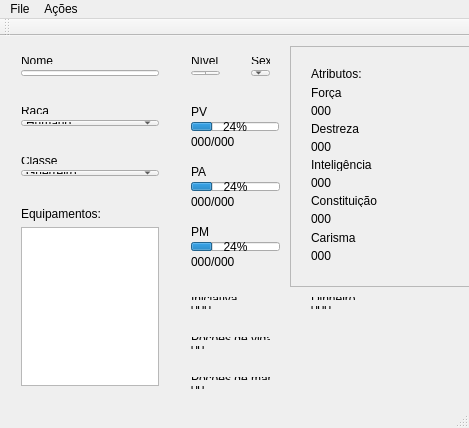
<?xml version="1.0" encoding="UTF-8"?>
<ui version="4.0">
 <class>MainWindow</class>
 <widget class="QMainWindow" name="MainWindow">
  <property name="geometry">
   <rect>
    <x>0</x>
    <y>0</y>
    <width>469</width>
    <height>428</height>
   </rect>
  </property>
  <property name="windowTitle">
   <string>MainWindow</string>
  </property>
  <widget class="QWidget" name="centralWidget">
   <widget class="QWidget" name="verticalLayoutWidget">
    <property name="geometry">
     <rect>
      <x>10</x>
      <y>10</y>
      <width>160</width>
      <height>41</height>
     </rect>
    </property>
    <layout class="QVBoxLayout" name="verticalLayout">
     <item>
      <widget class="QLabel" name="label">
       <property name="text">
        <string>Nome</string>
       </property>
      </widget>
     </item>
     <item>
      <widget class="QLineEdit" name="lineEdit"/>
     </item>
    </layout>
   </widget>
   <widget class="QWidget" name="verticalLayoutWidget_2">
    <property name="geometry">
     <rect>
      <x>10</x>
      <y>60</y>
      <width>160</width>
      <height>41</height>
     </rect>
    </property>
    <layout class="QVBoxLayout" name="verticalLayout_2">
     <item>
      <widget class="QLabel" name="label_2">
       <property name="text">
        <string>Raça</string>
       </property>
      </widget>
     </item>
     <item>
      <widget class="QComboBox" name="comboBox">
       <item>
        <property name="text">
         <string>Humano</string>
        </property>
       </item>
       <item>
        <property name="text">
         <string>Elfo</string>
        </property>
       </item>
       <item>
        <property name="text">
         <string>Orc</string>
        </property>
       </item>
       <item>
        <property name="text">
         <string>Anão</string>
        </property>
       </item>
       <item>
        <property name="text">
         <string>Gigante</string>
        </property>
       </item>
      </widget>
     </item>
    </layout>
   </widget>
   <widget class="QWidget" name="verticalLayoutWidget_3">
    <property name="geometry">
     <rect>
      <x>10</x>
      <y>110</y>
      <width>160</width>
      <height>41</height>
     </rect>
    </property>
    <layout class="QVBoxLayout" name="verticalLayout_3">
     <item>
      <widget class="QLabel" name="label_3">
       <property name="text">
        <string>Classe</string>
       </property>
      </widget>
     </item>
     <item>
      <widget class="QComboBox" name="comboBox_2">
       <item>
        <property name="text">
         <string>Guerreiro</string>
        </property>
       </item>
       <item>
        <property name="text">
         <string>Arqueiro</string>
        </property>
       </item>
       <item>
        <property name="text">
         <string>Ladino</string>
        </property>
       </item>
       <item>
        <property name="text">
         <string>Druida</string>
        </property>
       </item>
       <item>
        <property name="text">
         <string>Bruxo</string>
        </property>
       </item>
      </widget>
     </item>
    </layout>
   </widget>
   <widget class="QWidget" name="verticalLayoutWidget_4">
    <property name="geometry">
     <rect>
      <x>180</x>
      <y>10</y>
      <width>51</width>
      <height>41</height>
     </rect>
    </property>
    <layout class="QVBoxLayout" name="verticalLayout_4">
     <item>
      <widget class="QLabel" name="label_4">
       <property name="text">
        <string>Nível</string>
       </property>
      </widget>
     </item>
     <item>
      <widget class="QSpinBox" name="spinBox"/>
     </item>
    </layout>
   </widget>
   <widget class="QWidget" name="verticalLayoutWidget_5">
    <property name="geometry">
     <rect>
      <x>240</x>
      <y>10</y>
      <width>41</width>
      <height>41</height>
     </rect>
    </property>
    <layout class="QVBoxLayout" name="verticalLayout_5">
     <item>
      <widget class="QLabel" name="label_5">
       <property name="text">
        <string>Sexo</string>
       </property>
      </widget>
     </item>
     <item>
      <widget class="QComboBox" name="comboBox_3">
       <item>
        <property name="text">
         <string>M</string>
        </property>
       </item>
       <item>
        <property name="text">
         <string>F</string>
        </property>
       </item>
      </widget>
     </item>
    </layout>
   </widget>
   <widget class="QWidget" name="verticalLayoutWidget_6">
    <property name="geometry">
     <rect>
      <x>180</x>
      <y>60</y>
      <width>110</width>
      <height>61</height>
     </rect>
    </property>
    <layout class="QVBoxLayout" name="verticalLayout_6">
     <item>
      <widget class="QLabel" name="label_6">
       <property name="text">
        <string>PV</string>
       </property>
      </widget>
     </item>
     <item>
      <widget class="QProgressBar" name="progressBar">
       <property name="value">
        <number>24</number>
       </property>
      </widget>
     </item>
     <item>
      <widget class="QLabel" name="label_7">
       <property name="text">
        <string>000/000</string>
       </property>
      </widget>
     </item>
    </layout>
   </widget>
   <widget class="QWidget" name="verticalLayoutWidget_7">
    <property name="geometry">
     <rect>
      <x>180</x>
      <y>120</y>
      <width>111</width>
      <height>61</height>
     </rect>
    </property>
    <layout class="QVBoxLayout" name="verticalLayout_7">
     <item>
      <widget class="QLabel" name="label_8">
       <property name="text">
        <string>PA</string>
       </property>
      </widget>
     </item>
     <item>
      <widget class="QProgressBar" name="progressBar_2">
       <property name="value">
        <number>24</number>
       </property>
      </widget>
     </item>
     <item>
      <widget class="QLabel" name="label_9">
       <property name="text">
        <string>000/000</string>
       </property>
      </widget>
     </item>
    </layout>
   </widget>
   <widget class="QWidget" name="verticalLayoutWidget_8">
    <property name="geometry">
     <rect>
      <x>180</x>
      <y>180</y>
      <width>111</width>
      <height>61</height>
     </rect>
    </property>
    <layout class="QVBoxLayout" name="verticalLayout_8">
     <item>
      <widget class="QLabel" name="label_10">
       <property name="text">
        <string>PM</string>
       </property>
      </widget>
     </item>
     <item>
      <widget class="QProgressBar" name="progressBar_3">
       <property name="value">
        <number>24</number>
       </property>
      </widget>
     </item>
     <item>
      <widget class="QLabel" name="label_11">
       <property name="text">
        <string>000/000</string>
       </property>
      </widget>
     </item>
    </layout>
   </widget>
   <widget class="QFrame" name="frame">
    <property name="geometry">
     <rect>
      <x>290</x>
      <y>10</y>
      <width>181</width>
      <height>241</height>
     </rect>
    </property>
    <property name="frameShape">
     <enum>QFrame::StyledPanel</enum>
    </property>
    <property name="frameShadow">
     <enum>QFrame::Raised</enum>
    </property>
    <widget class="QWidget" name="verticalLayoutWidget_9">
     <property name="geometry">
      <rect>
       <x>10</x>
       <y>10</y>
       <width>160</width>
       <height>217</height>
      </rect>
     </property>
     <layout class="QVBoxLayout" name="verticalLayout_9">
      <item>
       <layout class="QVBoxLayout" name="verticalLayout_18">
        <item>
         <widget class="QLabel" name="label_12">
          <property name="text">
           <string>Atributos:</string>
          </property>
         </widget>
        </item>
       </layout>
      </item>
      <item>
       <layout class="QVBoxLayout" name="verticalLayout_17">
        <item>
         <widget class="QLabel" name="label_13">
          <property name="text">
           <string>Força</string>
          </property>
         </widget>
        </item>
        <item>
         <widget class="QLabel" name="label_20">
          <property name="text">
           <string>000</string>
          </property>
         </widget>
        </item>
       </layout>
      </item>
      <item>
       <layout class="QVBoxLayout" name="verticalLayout_16">
        <item>
         <widget class="QLabel" name="label_14">
          <property name="text">
           <string>Destreza</string>
          </property>
         </widget>
        </item>
        <item>
         <widget class="QLabel" name="label_21">
          <property name="text">
           <string>000</string>
          </property>
         </widget>
        </item>
       </layout>
      </item>
      <item>
       <layout class="QVBoxLayout" name="verticalLayout_15">
        <item>
         <widget class="QLabel" name="label_15">
          <property name="text">
           <string>Inteligência</string>
          </property>
         </widget>
        </item>
        <item>
         <widget class="QLabel" name="label_22">
          <property name="text">
           <string>000</string>
          </property>
         </widget>
        </item>
       </layout>
      </item>
      <item>
       <layout class="QVBoxLayout" name="verticalLayout_11">
        <item>
         <widget class="QLabel" name="label_16">
          <property name="text">
           <string>Constituição</string>
          </property>
         </widget>
        </item>
        <item>
         <widget class="QLabel" name="label_23">
          <property name="text">
           <string>000</string>
          </property>
         </widget>
        </item>
       </layout>
      </item>
      <item>
       <layout class="QVBoxLayout" name="verticalLayout_10">
        <item>
         <widget class="QLabel" name="label_17">
          <property name="text">
           <string>Carisma</string>
          </property>
         </widget>
        </item>
        <item>
         <widget class="QLabel" name="label_24">
          <property name="text">
           <string>000</string>
          </property>
         </widget>
        </item>
       </layout>
      </item>
     </layout>
    </widget>
   </widget>
   <widget class="QWidget" name="verticalLayoutWidget_16">
    <property name="geometry">
     <rect>
      <x>180</x>
      <y>250</y>
      <width>101</width>
      <height>34</height>
     </rect>
    </property>
    <layout class="QVBoxLayout" name="verticalLayout_19">
     <item>
      <widget class="QLabel" name="label_18">
       <property name="text">
        <string>Iniciativa</string>
       </property>
      </widget>
     </item>
     <item>
      <widget class="QLabel" name="label_19">
       <property name="text">
        <string>000</string>
       </property>
      </widget>
     </item>
    </layout>
   </widget>
   <widget class="QWidget" name="verticalLayoutWidget_17">
    <property name="geometry">
     <rect>
      <x>10</x>
      <y>160</y>
      <width>160</width>
      <height>201</height>
     </rect>
    </property>
    <layout class="QVBoxLayout" name="verticalLayout_20">
     <item>
      <widget class="QLabel" name="label_25">
       <property name="text">
        <string>Equipamentos:</string>
       </property>
      </widget>
     </item>
     <item>
      <widget class="QListWidget" name="listWidget"/>
     </item>
    </layout>
   </widget>
   <widget class="QWidget" name="verticalLayoutWidget_18">
    <property name="geometry">
     <rect>
      <x>180</x>
      <y>290</y>
      <width>101</width>
      <height>34</height>
     </rect>
    </property>
    <layout class="QVBoxLayout" name="verticalLayout_22">
     <item>
      <widget class="QLabel" name="label_28">
       <property name="text">
        <string>Poções de vida</string>
       </property>
      </widget>
     </item>
     <item>
      <widget class="QLabel" name="label_29">
       <property name="text">
        <string>00</string>
       </property>
      </widget>
     </item>
    </layout>
   </widget>
   <widget class="QWidget" name="verticalLayoutWidget_19">
    <property name="geometry">
     <rect>
      <x>180</x>
      <y>330</y>
      <width>101</width>
      <height>34</height>
     </rect>
    </property>
    <layout class="QVBoxLayout" name="verticalLayout_23">
     <item>
      <widget class="QLabel" name="label_30">
       <property name="text">
        <string>Poções de mana</string>
       </property>
      </widget>
     </item>
     <item>
      <widget class="QLabel" name="label_31">
       <property name="text">
        <string>00</string>
       </property>
      </widget>
     </item>
    </layout>
   </widget>
   <widget class="QWidget" name="verticalLayoutWidget_20">
    <property name="geometry">
     <rect>
      <x>300</x>
      <y>250</y>
      <width>101</width>
      <height>34</height>
     </rect>
    </property>
    <layout class="QVBoxLayout" name="verticalLayout_21">
     <item>
      <widget class="QLabel" name="label_26">
       <property name="text">
        <string>Dinheiro</string>
       </property>
      </widget>
     </item>
     <item>
      <widget class="QLabel" name="label_27">
       <property name="text">
        <string>000</string>
       </property>
      </widget>
     </item>
    </layout>
   </widget>
  </widget>
  <widget class="QMenuBar" name="menuBar">
   <property name="geometry">
    <rect>
     <x>0</x>
     <y>0</y>
     <width>469</width>
     <height>21</height>
    </rect>
   </property>
   <widget class="QMenu" name="menuNovo_Personagem">
    <property name="title">
     <string>File</string>
    </property>
    <addaction name="actionNovo_Personagem"/>
    <addaction name="actionSalvar_Personagem"/>
   </widget>
   <widget class="QMenu" name="menuA_es">
    <property name="title">
     <string>Ações</string>
    </property>
    <addaction name="actionAdicionar_Equipamento"/>
    <addaction name="actionCriar_Equipamento"/>
    <addaction name="separator"/>
    <addaction name="actionLevar_Dano"/>
    <addaction name="actionReceber_Cura"/>
    <addaction name="separator"/>
    <addaction name="actionUsar_po_o_de_vida"/>
    <addaction name="actionUsar_po_o_de_mana"/>
    <addaction name="actionUsar_Magia"/>
    <addaction name="actionFazer_A_o"/>
    <addaction name="actionRepousar"/>
    <addaction name="separator"/>
    <addaction name="actionReceber_Dinheiro"/>
    <addaction name="actionGastar_Dinheiro"/>
   </widget>
   <addaction name="menuNovo_Personagem"/>
   <addaction name="menuA_es"/>
  </widget>
  <widget class="QToolBar" name="mainToolBar">
   <attribute name="toolBarArea">
    <enum>TopToolBarArea</enum>
   </attribute>
   <attribute name="toolBarBreak">
    <bool>false</bool>
   </attribute>
  </widget>
  <widget class="QStatusBar" name="statusBar"/>
  <action name="actionNovo_Personagem">
   <property name="text">
    <string>Novo Personagem</string>
   </property>
  </action>
  <action name="actionSalvar_Personagem">
   <property name="text">
    <string>Salvar Personagem</string>
   </property>
  </action>
  <action name="actionAdicionar_Equipamento">
   <property name="text">
    <string>Adicionar Equipamento</string>
   </property>
  </action>
  <action name="actionCriar_Equipamento">
   <property name="text">
    <string>Criar Equipamento</string>
   </property>
  </action>
  <action name="actionLevar_Dano">
   <property name="text">
    <string>Levar Dano</string>
   </property>
  </action>
  <action name="actionReceber_Cura">
   <property name="text">
    <string>Receber Cura</string>
   </property>
  </action>
  <action name="actionUsar_po_o_de_vida">
   <property name="text">
    <string>Usar poção de vida</string>
   </property>
  </action>
  <action name="actionUsar_po_o_de_mana">
   <property name="text">
    <string>Usar poção de mana</string>
   </property>
  </action>
  <action name="actionUsar_Magia">
   <property name="text">
    <string>Usar Magia</string>
   </property>
  </action>
  <action name="actionFazer_A_o">
   <property name="text">
    <string>Fazer Ação</string>
   </property>
  </action>
  <action name="actionReceber_Dinheiro">
   <property name="text">
    <string>Receber Dinheiro</string>
   </property>
  </action>
  <action name="actionGastar_Dinheiro">
   <property name="text">
    <string>Gastar Dinheiro</string>
   </property>
  </action>
  <action name="actionRepousar">
   <property name="text">
    <string>Repousar</string>
   </property>
  </action>
 </widget>
 <layoutdefault spacing="6" margin="11"/>
 <resources/>
 <connections>
  <connection>
   <sender>MainWindow</sender>
   <signal>mudar_atributosForca(int)</signal>
   <receiver>label_20</receiver>
   <slot>setNum(int)</slot>
   <hints>
    <hint type="sourcelabel">
     <x>372</x>
     <y>367</y>
    </hint>
    <hint type="destinationlabel">
     <x>313</x>
     <y>101</y>
    </hint>
   </hints>
  </connection>
  <connection>
   <sender>MainWindow</sender>
   <signal>mudar_atributosDestreza(int)</signal>
   <receiver>label_21</receiver>
   <slot>setNum(int)</slot>
   <hints>
    <hint type="sourcelabel">
     <x>348</x>
     <y>382</y>
    </hint>
    <hint type="destinationlabel">
     <x>322</x>
     <y>145</y>
    </hint>
   </hints>
  </connection>
  <connection>
   <sender>MainWindow</sender>
   <signal>mudar_atributosInteligencia(int)</signal>
   <receiver>label_22</receiver>
   <slot>setNum(int)</slot>
   <hints>
    <hint type="sourcelabel">
     <x>407</x>
     <y>353</y>
    </hint>
    <hint type="destinationlabel">
     <x>351</x>
     <y>185</y>
    </hint>
   </hints>
  </connection>
  <connection>
   <sender>MainWindow</sender>
   <signal>mudar_atributosConstituicao(int)</signal>
   <receiver>label_23</receiver>
   <slot>setNum(int)</slot>
   <hints>
    <hint type="sourcelabel">
     <x>447</x>
     <y>350</y>
    </hint>
    <hint type="destinationlabel">
     <x>369</x>
     <y>226</y>
    </hint>
   </hints>
  </connection>
  <connection>
   <sender>MainWindow</sender>
   <signal>mudar_atributosCarisma(int)</signal>
   <receiver>label_24</receiver>
   <slot>setNum(int)</slot>
   <hints>
    <hint type="sourcelabel">
     <x>424</x>
     <y>352</y>
    </hint>
    <hint type="destinationlabel">
     <x>336</x>
     <y>262</y>
    </hint>
   </hints>
  </connection>
  <connection>
   <sender>spinBox</sender>
   <signal>valueChanged(int)</signal>
   <receiver>MainWindow</receiver>
   <slot>recebeLevel(int)</slot>
   <hints>
    <hint type="sourcelabel">
     <x>212</x>
     <y>74</y>
    </hint>
    <hint type="destinationlabel">
     <x>239</x>
     <y>92</y>
    </hint>
   </hints>
  </connection>
 </connections>
 <slots>
  <signal>mudar_atributosForca(int)</signal>
  <signal>mudar_atributosDestreza(int)</signal>
  <signal>mudar_atributosInteligencia(int)</signal>
  <signal>mudar_atributosConstituicao(int)</signal>
  <signal>mudar_atributosCarisma(int)</signal>
  <slot>recebeLevel(int)</slot>
 </slots>
</ui>
